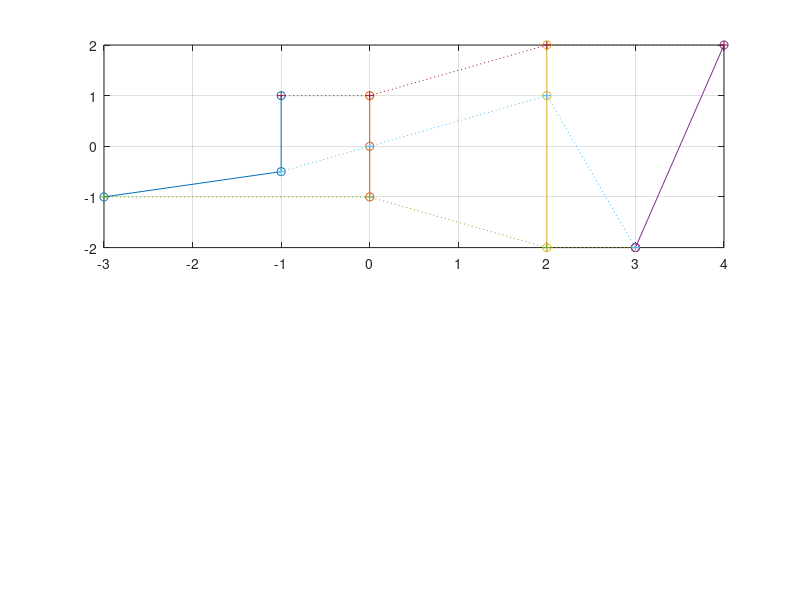

Write the MATLAB code that produced this figure. (Note: this script raises an error after producing the figure.)
%GRID_AREA_TEST   test for GRID_AREA
%
%See also: GRID_AREA_TEST

   [Xcorner,Ycorner]=meshgrid(1:3,1:4);

   Xcorner  = [-3  0  2  3;-1   0 2  3     ;-1 0 2 4;];
   Ycorner  = [-1 -1 -2 -2;-0.5 0 1 -2+1e-6; 1 1 2 2;];

%% OK

   subplot(2,1,1)
   
   plot(Xcorner,Ycorner,'-o')
   hold on
   plot(Xcorner',Ycorner',':+')
   
   set(gca,'xtick',[-10:1:10])
   set(gca,'ytick',[-10:1:10])
   grid on
   
   xlims = get(gca,'xlim');
   ylims = get(gca,'ylim');

   Area = grid_area(Xcorner,Ycorner);

  [Xcenter,...
   Ycenter] = corner2center(Xcorner,Ycorner) ;
   for i=1:length(Area(:))
      text(Xcenter(i),Ycenter(i),['* A = ',num2str(Area(i))])
   end
   
   title('Ok for non-convex')   

%% WRONG

   subplot(2,1,2)
   plot(Xcorner,Ycorner,'-o')
   hold on
   plot(Xcorner',Ycorner',':+')
   
   set(gca,'xtick',[-10:1:10])
   set(gca,'ytick',[-10:1:10])
   grid on
   
   xlims = get(gca,'xlim');
   ylims = get(gca,'ylim');

   Area = grid_area(Xcorner,Ycorner,'convex',1);

  [Xcenter,...
   Ycenter] = corner2center(Xcorner,Ycorner) ;
   for i=1:length(Area(:))
      text(Xcenter(i),Ycenter(i),['* A = ',num2str(Area(i))])
   end
   
   title('wrong for non-convex')